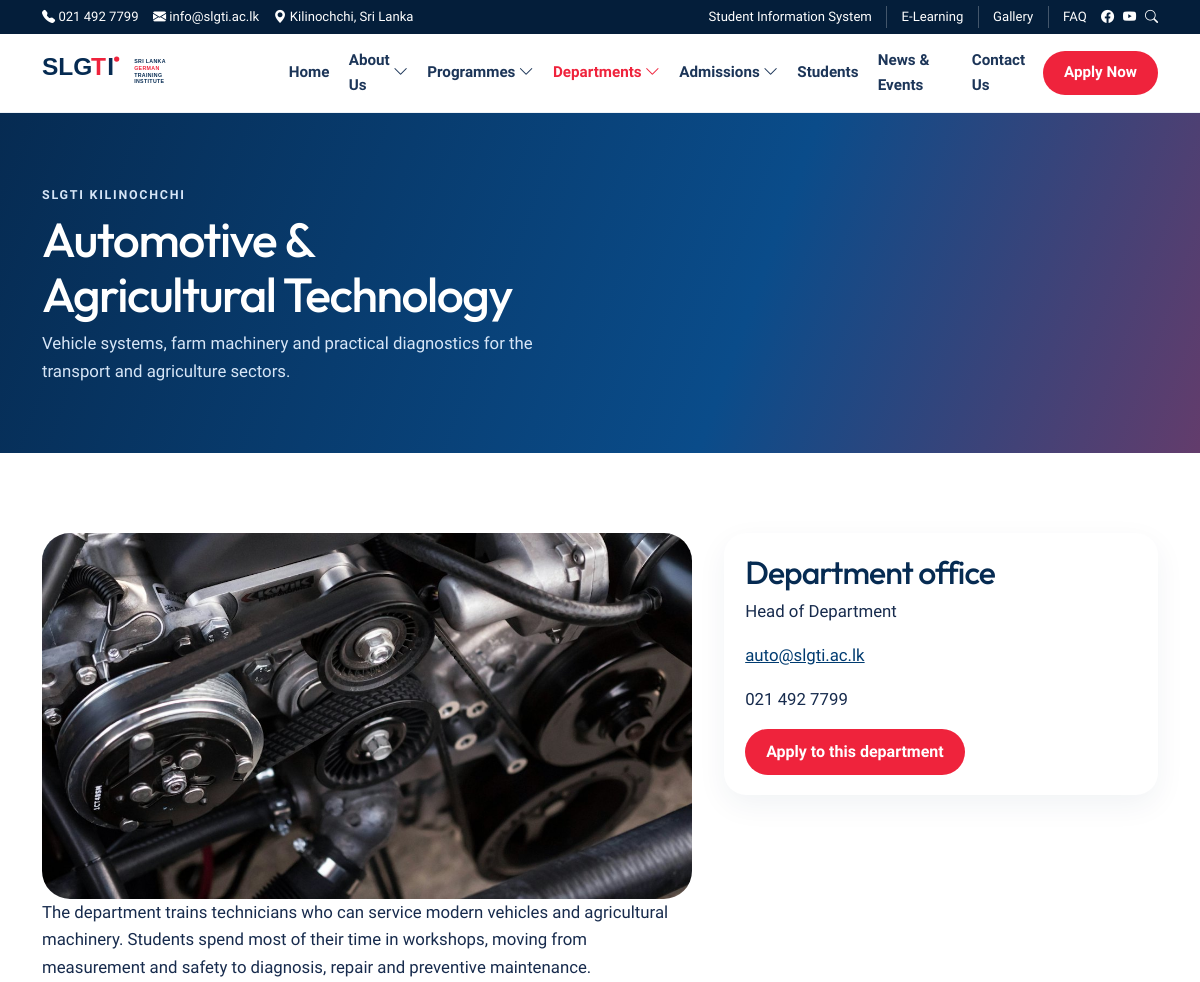
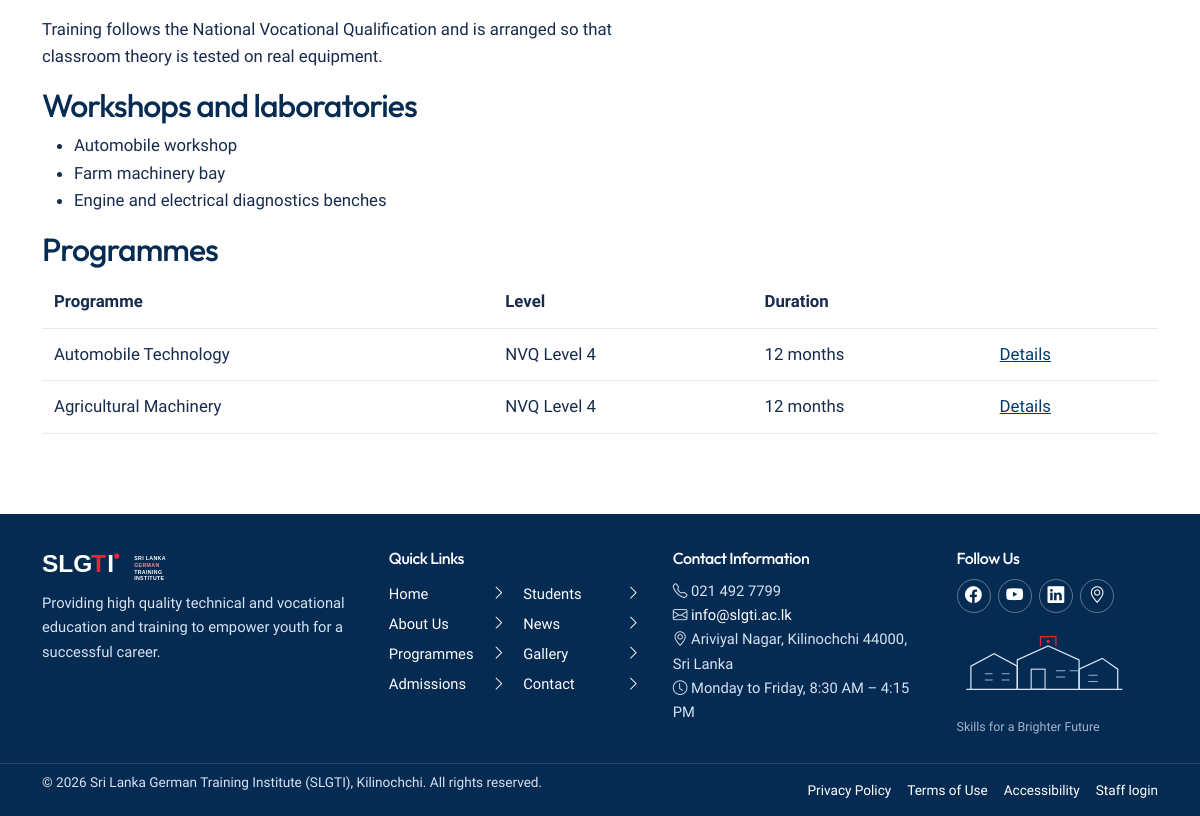
The app's page /departments/automotive-agricultural-technology with its own data (2 pictures, top to bottom).
### tables this page shows
CREATE TABLE `menu_items` (
  `id` int unsigned NOT NULL AUTO_INCREMENT,
  `menu_id` int unsigned NOT NULL,
  `parent_id` int unsigned DEFAULT NULL,
  `label` varchar(150) NOT NULL,
  `url` varchar(255) NOT NULL,
  `sort_order` int NOT NULL DEFAULT '0',
  `status` varchar(20) NOT NULL DEFAULT 'published',
  PRIMARY KEY (`id`),
  KEY `fk_menu_items_parent` (`parent_id`),
  KEY `idx_menu_order` (`menu_id`,`sort_order`),
  CONSTRAINT `fk_menu_items_menu` FOREIGN KEY (`menu_id`) REFERENCES `menus` (`id`) ON DELETE CASCADE,
  CONSTRAINT `fk_menu_items_parent` FOREIGN KEY (`parent_id`) REFERENCES `menu_items` (`id`) ON DELETE CASCADE
);

CREATE TABLE `departments` (
  `id` int unsigned NOT NULL AUTO_INCREMENT,
  `name` varchar(180) NOT NULL,
  `slug` varchar(180) NOT NULL,
  `summary` text NOT NULL,
  `description` mediumtext NOT NULL,
  `facilities` mediumtext,
  `image` varchar(255) DEFAULT NULL,
  `icon` varchar(80) DEFAULT NULL,
  `head_name` varchar(150) DEFAULT NULL,
  `email` varchar(180) DEFAULT NULL,
  `phone` varchar(40) DEFAULT NULL,
  `sort_order` int NOT NULL DEFAULT '0',
  `status` varchar(20) NOT NULL DEFAULT 'published',
  `created_at` datetime NOT NULL DEFAULT CURRENT_TIMESTAMP,
  `updated_at` datetime NOT NULL DEFAULT CURRENT_TIMESTAMP ON UPDATE CURRENT_TIMESTAMP,
  PRIMARY KEY (`id`),
  UNIQUE KEY `slug` (`slug`),
  KEY `idx_departments_status` (`status`,`sort_order`)
);

CREATE TABLE `programmes` (
  `id` int unsigned NOT NULL AUTO_INCREMENT,
  `department_id` int unsigned NOT NULL,
  `level_id` int unsigned NOT NULL,
  `title` varchar(200) NOT NULL,
  `slug` varchar(200) NOT NULL,
  `summary` text NOT NULL,
  `description` mediumtext NOT NULL,
  `duration` varchar(80) NOT NULL,
  `entry_requirements` mediumtext NOT NULL,
  `career_outcomes` mediumtext,
  `image` varchar(255) DEFAULT NULL,
  `sort_order` int NOT NULL DEFAULT '0',
  `status` varchar(20) NOT NULL DEFAULT 'published',
  `created_at` datetime NOT NULL DEFAULT CURRENT_TIMESTAMP,
  `updated_at` datetime NOT NULL DEFAULT CURRENT_TIMESTAMP ON UPDATE CURRENT_TIMESTAMP,
  PRIMARY KEY (`id`),
  UNIQUE KEY `slug` (`slug`),
  KEY `fk_programmes_department` (`department_id`),
  KEY `fk_programmes_level` (`level_id`),
  KEY `idx_programmes_status` (`status`,`sort_order`),
  CONSTRAINT `fk_programmes_department` FOREIGN KEY (`department_id`) REFERENCES `departments` (`id`),
  CONSTRAINT `fk_programmes_level` FOREIGN KEY (`level_id`) REFERENCES `programme_levels` (`id`)
);

CREATE TABLE `programme_levels` (
  `id` int unsigned NOT NULL AUTO_INCREMENT,
  `code` varchar(20) NOT NULL,
  `name` varchar(120) NOT NULL,
  `slug` varchar(80) NOT NULL,
  `qualification` varchar(180) NOT NULL,
  `description` text NOT NULL,
  `sort_order` int NOT NULL DEFAULT '0',
  PRIMARY KEY (`id`),
  UNIQUE KEY `slug` (`slug`)
);

### app/Views/departments/show.php (the view, shortened to what the rows shown need)
<?php $title = $department['name']; $lead = $department['summary']; require APP_PATH . '/Views/partials/page-hero.php'; ?>
<section class="section">
    <div class="container prose-grid">
        <article>
            <img class="cover" src="<?= e(media_url($department['image'])) ?>" alt="<?= e($department['name']) ?> workshop">
            <div class="prose"><?= $department['description'] ?></div>
            <?php if ($department['facilities']): ?>
                <h2>Workshops and laboratories</h2>
                <div class="prose"><?= $department['facilities'] ?></div>
            <?php endif; ?>
        </article>
        <aside class="side-card">
            <h2>Department office</h2>
            <p><?= e($department['head_name']) ?></p>
            <p><a href="mailto:<?= e($department['email']) ?>"><?= e($department['email']) ?></a></p>
            <p><?= e($department['phone']) ?></p>
            <a class="btn btn-red" href="<?= e(url('apply')) ?>">Apply to this department</a>
        </aside>
    </div>
    <div class="container">
        <h2>Programmes</h2>
        <div class="table-wrap">
            <table>
                <thead><tr><th>Programme</th><th>Level</th><th>Duration</th><th></th></tr></thead>
                <tbody>
                <?php foreach ($programmes as $programme): ?>
                    <tr>
                        <td><?= e($programme['title']) ?></td>
                        <td><?= e($programme['level_code']) ?></td>
                        <td><?= e($programme['duration']) ?></td>
                        <td><a href="<?= e(url('programmes/' . $programme['slug'])) ?>">Details</a></td>
                    </tr>
                <?php endforeach; ?>
                </tbody>
            </table>
        </div>
    </div>
</section>

### app/Views/partials/page-hero.php
<section class="page-hero">
    <div class="container">
        <p class="eyebrow"><?= e($eyebrow ?? 'SLGTI Kilinochchi') ?></p>
        <h1><?= e($title) ?></h1>
        <?php if (!empty($lead)): ?><p><?= e($lead) ?></p><?php endif; ?>
    </div>
</section>

### app/Core/Router.php (shortened to what the rows shown need)
<?php
final class Router
{
    private array $routes = [];
    private function add(string $method, string $path, array $handler): void
    {
        $this->routes[] = compact('method', 'path', 'handler');
    }
    public function dispatch(string $method, string $uri): void
    {
        $path = parse_url($uri, PHP_URL_PATH) ?: '/';
        $base = rtrim(str_replace('\\', '/', dirname($_SERVER['SCRIPT_NAME'] ?? '')), '/');
        $base = preg_replace('#/public$#', '', $base) ?: '';
        $path = '/' . trim($path, '/');
        if ($path !== '/') {
            $path = rtrim($path, '/');
        }
        foreach ($this->routes as $route) {
            if ($route['method'] !== $method) {
                continue;
            }
            $pattern = preg_replace('#\{([a-zA-Z_][a-zA-Z0-9_]*)\}#', '(?P<$1>[^/]+)', $route['path']);
            if (!preg_match('#^' . $pattern . '$#', $path, $matches)) {
                continue;
            }
            $params = [];
            foreach ($matches as $key => $value) {
                if (is_string($key)) {
                    $params[$key] = $value;
                }
            }
            $this->invoke($route['handler'], $params);
            return;
        }
    }
    private function invoke(array $handler, array $params): void
    {
        [$class, $method] = $handler;
        $controller = new $class();
        $controller->{$method}(...array_values($params));
    }
}

### app/Views/partials/navigation.php (shortened to what the rows shown need)
<?php $nav = $nav ?? menu_tree('header'); ?>
<nav class="primary-nav" id="primaryNav" aria-label="Primary">
    <ul>
        <?php if ($nav): ?>
            <?php foreach ($nav as $item): ?>
                <li class="<?= $item['children'] ? 'has-sub' : '' ?>">
                    <a href="<?= e(nav_href($item['url'])) ?>" <?= is_active($item['url']) ? 'aria-current="page"' : '' ?>>
                        <?= e($item['label']) ?>
                        <?php if ($item['children']): ?><i class="bi bi-chevron-down" aria-hidden="true"></i><?php endif; ?>
                    </a>
                </li>
            <?php endforeach; ?>
        <?php endif; ?>
    </ul>
</nav>

### app/Views/partials/footer.php
<?php $footerNav = menu_tree('footer'); ?>
<footer class="site-footer">
    <div class="container footer-grid">
        <div class="footer-brand">
            <img src="<?= e(asset('images/logo-white.svg')) ?>" alt="SLGTI" width="210" height="48">
            <p><?= e(settings('footer_text', 'Providing high quality technical and vocational education and training to empower youth for a successful career.')) ?></p>
        </div>
        <div>
            <h2>Quick Links</h2>
            <ul class="footer-links">
                <?php if ($footerNav): ?>
                    <?php foreach ($footerNav as $item): ?>
                        <li><a href="<?= e(nav_href($item['url'])) ?>"><?= e($item['label']) ?> <i class="bi bi-chevron-right"></i></a></li>
                    <?php endforeach; ?>
                <?php endif; ?>
            </ul>
        </div>
        <div>
            <h2>Contact Information</h2>
            <ul class="contact-list">
                <li><i class="bi bi-telephone"></i> <?= e(settings('phone')) ?></li>
                <li><i class="bi bi-envelope"></i> <a href="mailto:<?= e(settings('email')) ?>"><?= e(settings('email')) ?></a></li>
                <li><i class="bi bi-geo-alt"></i> <?= e(settings('address')) ?></li>
                <li><i class="bi bi-clock"></i> <?= e(settings('hours')) ?></li>
            </ul>
        </div>
        <div class="footer-follow">
            <h2>Follow Us</h2>
            <div class="footer-socials">
                <a href="<?= e(setting_url('facebook_url')) ?>" aria-label="Facebook" target="_blank" rel="noopener"><i class="bi bi-facebook"></i></a>
                <a href="<?= e(setting_url('youtube_url')) ?>" aria-label="YouTube" target="_blank" rel="noopener"><i class="bi bi-youtube"></i></a>
                <a href="<?= e(setting_url('linkedin_url')) ?>" aria-label="LinkedIn" target="_blank" rel="noopener"><i class="bi bi-linkedin"></i></a>
                <a href="<?= e(url('contact')) ?>" aria-label="Location"><i class="bi bi-geo-alt"></i></a>
            </div>
            <img class="campus-art" src="<?= e(asset('images/campus-line.svg')) ?>" alt="" width="180" height="90">
            <p class="campus-caption">Skills for a Brighter Future</p>
        </div>
    </div>
    <div class="footer-base">
        <div class="container footer-base-inner">
            <p>&copy; <?= date('Y') ?> Sri Lanka German Training Institute (SLGTI), Kilinochchi. All rights reserved.</p>
            <ul>
                <li><a href="<?= e(url('privacy')) ?>">Privacy Policy</a></li>
                <li><a href="<?= e(url('terms')) ?>">Terms of Use</a></li>
                <li><a href="<?= e(url('accessibility')) ?>">Accessibility</a></li>
                <li><a href="<?= e(url('admin/login')) ?>">Staff login</a></li>
            </ul>
        </div>
    </div>
</footer>

### records on screen
menu_items: label "Home"
menu_items: label "About Us"
menu_items: label "Programmes"
menu_items: label "Departments"
menu_items: label "Admissions"
menu_items: label "Students"
menu_items: label "News & Events"
menu_items: label "Contact Us"
departments: name "Automotive & Agricultural Technology", summary "Vehicle systems, farm machinery and practical diagnostics for the transport and agriculture sectors.", image (picture), description "The department trains technicians who can service modern vehicles and agricultural machinery. Students spend most of their time in workshops, moving from measurement and safety to diagnosis, repair and preventive maintenance. Training follows the National Vocational Qualification and is arranged so that classroom theory is tested on real equipment.", facilities "Automobile workshop Farm machinery bay Engine and electrical diagnostics benches", head_name "Head of Department", email "auto@slgti.ac.lk", phone "021 492 7799"
programmes: title "Automobile Technology", level.code "NVQ Level 4", duration "12 months"
programmes: title "Agricultural Machinery", level.code "NVQ Level 4", duration "12 months"
menu_items: label "Home"
menu_items: label "About Us"
menu_items: label "Programmes"
menu_items: label "Admissions"
menu_items: label "Students"
menu_items: label "News"
menu_items: label "Gallery"
menu_items: label "Contact"

### other values on screen
$phone "021 492 7799"
$email "info@slgti.ac.lk"
$location "Kilinochchi, Sri Lanka"
settings('phone') "021 492 7799"
settings('email') "info@slgti.ac.lk"
settings('address') "Ariviyal Nagar, Kilinochchi 44000, Sri Lanka"
settings('hours') "Monday to Friday, 8:30 AM – 4:15 PM"
